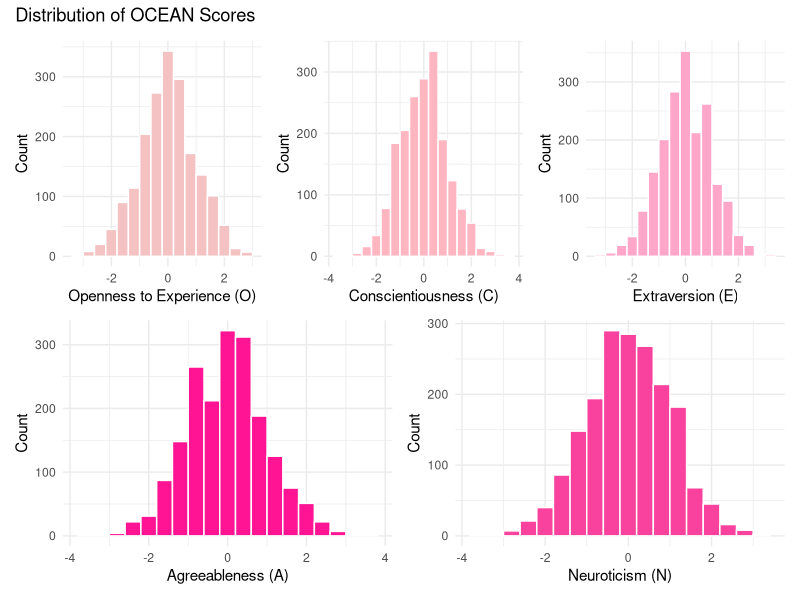
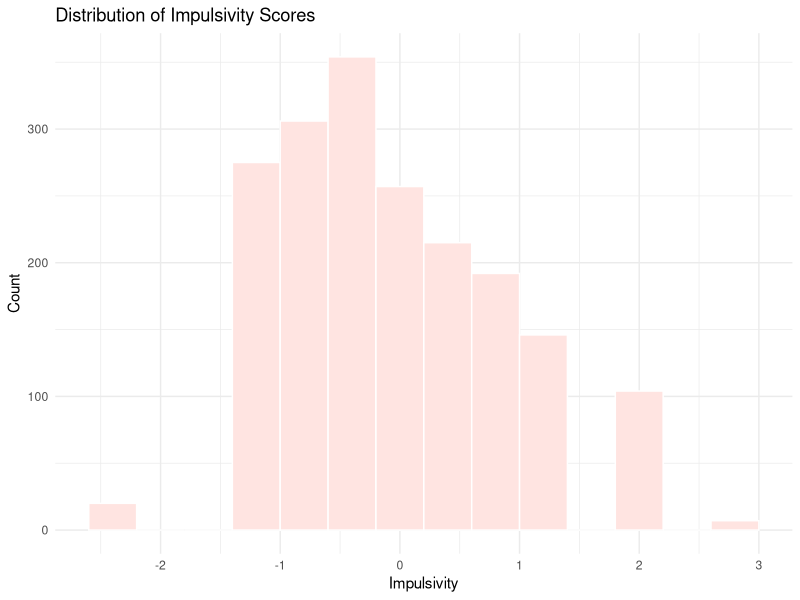
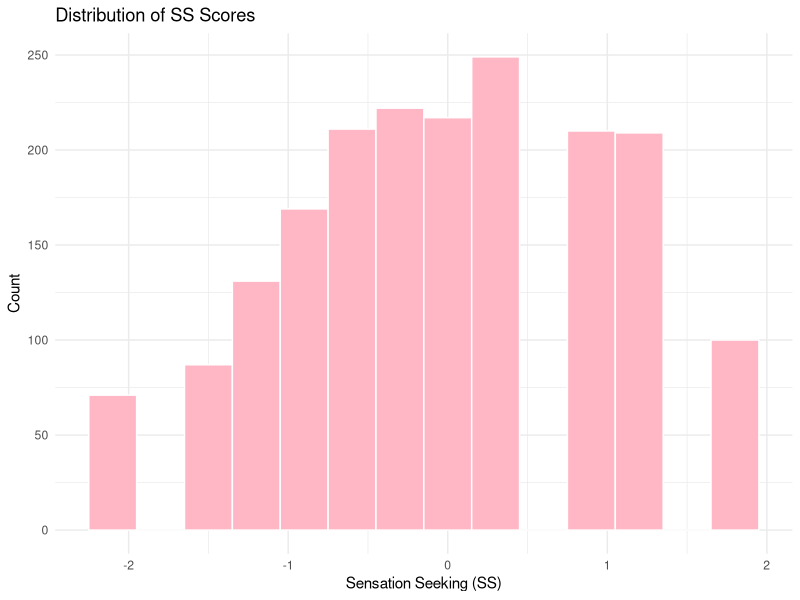
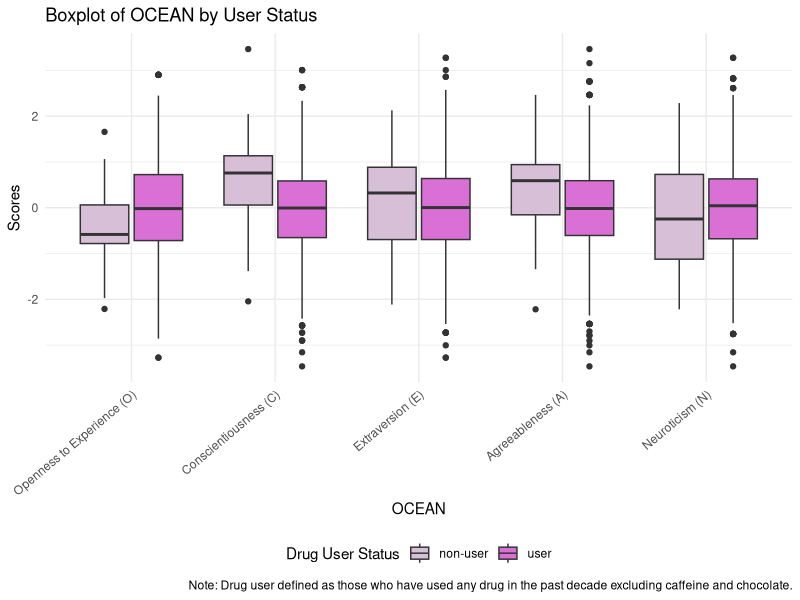
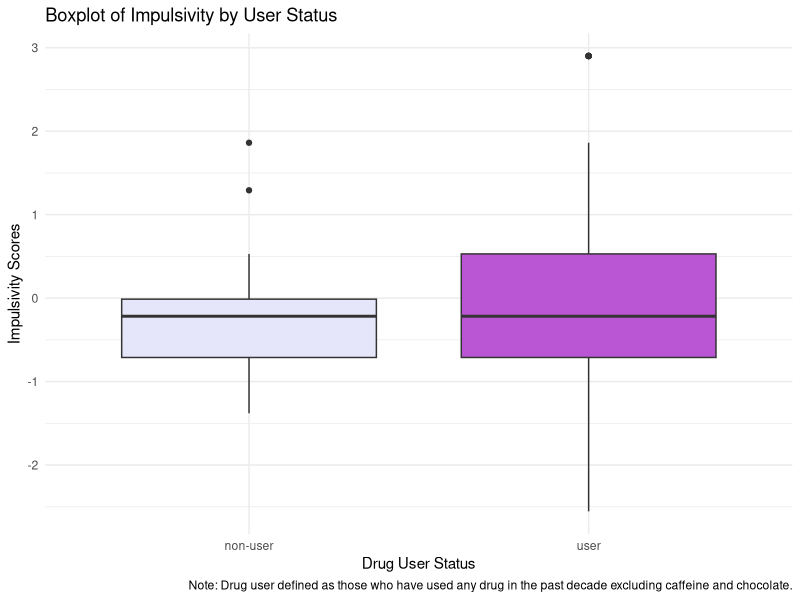
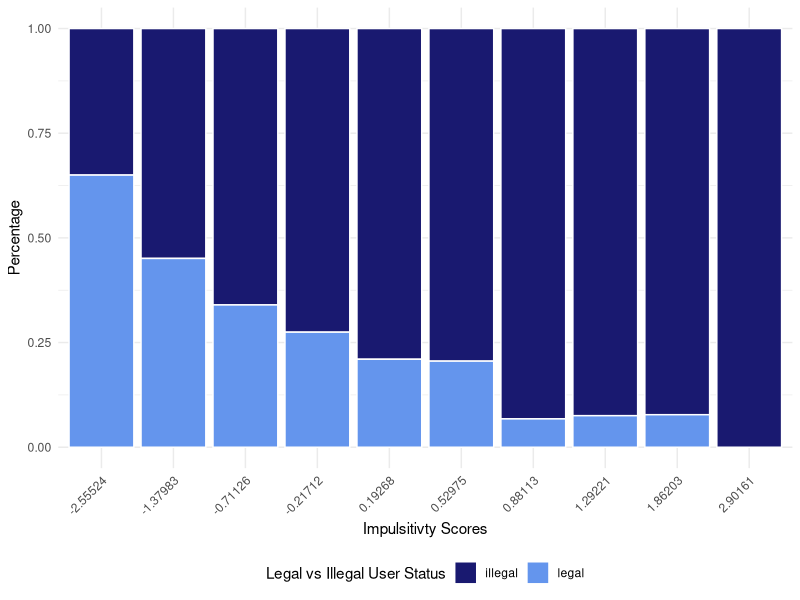
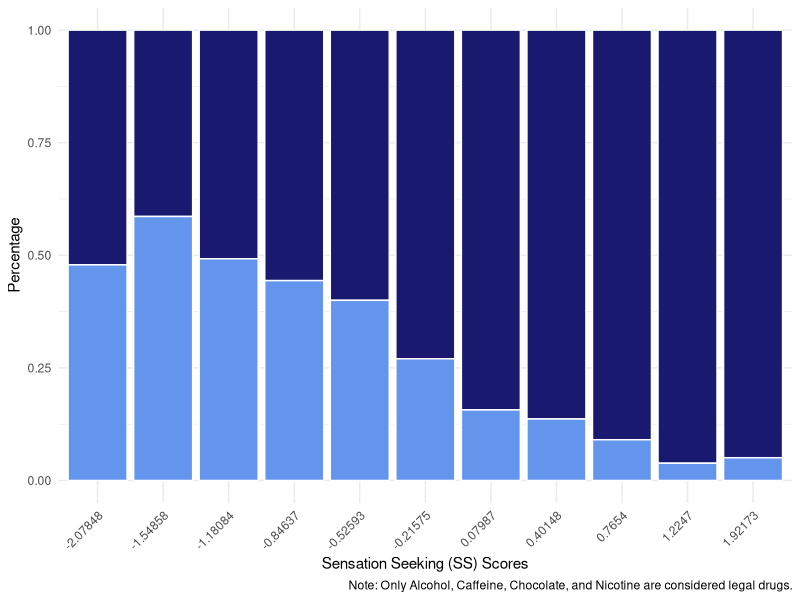
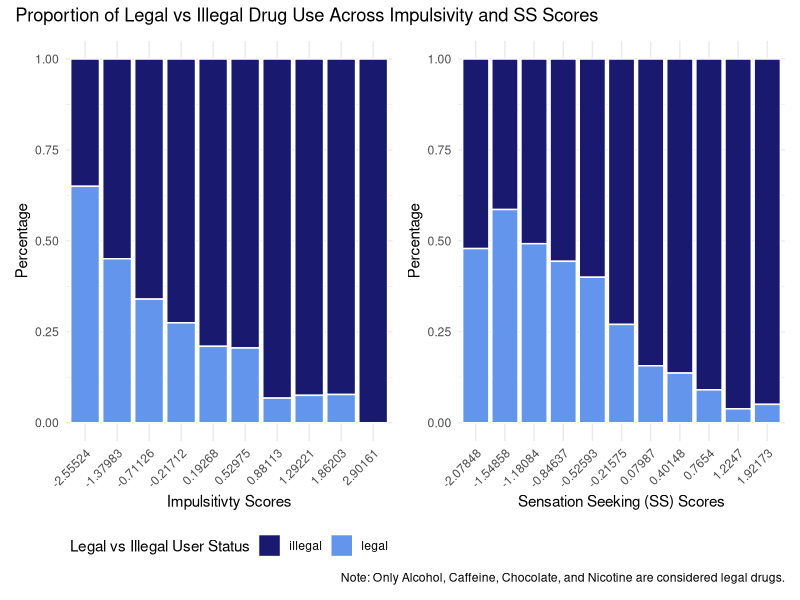

These figures' R source, in order: (Note: this script raises an error after producing the figures.)
## ---- chunk 1
# Load in relevant libraries
library(tidyverse)
library(patchwork)
library(ggplot2)
library(pheatmap)

# default options
knitr::opts_chunk$set(
  fig.width = 6,
  fig.asp = .6,
  out.width = "90%"
)

theme_set(theme_minimal() + theme(legend.position = "bottom"))

options(
  ggplot2.continuous.colour = "viridis",
  ggplot2.continuous.fill = "viridis"
)

scale_colour_discrete = scale_colour_viridis_d
scale_fill_discrete = scale_fill_viridis_d

## ---- chunk 2
# Read in cleaned dataset
drug_data = read_csv("data/cleaned_drug_data.csv") |>
  mutate(
    Gender = as.factor(Gender))

# Create version of the dataset where we collapse drug use levels into binary values (drug user or non-user)
# 0-1: non-user
# 2–6: user
usage_data = drug_data |>
  mutate(across(14:31, ~ factor(ifelse(.x %in% 0:1, "non-user",
                         ifelse(.x %in% 2:6, "user", NA)),
                         levels = c("non-user", "user"))),
         # define harmful user as those who have used any drug in the past decade excluding chocolate and caffeine
         harmfuluser_status = factor(if_else(rowSums(across(c(14:31, -Caff, -Choc)) == "user", 
                                                     na.rm = TRUE) > 0, "user", "non-user"),
                              levels = c("non-user", "user")),
         # define user as those who have used any drug in the past decade
         user_status = factor(if_else(rowSums(across(c(14:31)) == "user", 
                                                     na.rm = TRUE) > 0, "user", "non-user"),
                              levels = c("non-user", "user")))

# Create version of the dataset where I remove non-users and create a binary legal user vs. illegal user indicator "legaluser_status"
# Alcohol, Caff, Choc, Nicotine considered legal drugs, everything else illegal
legalusage_data = usage_data |>
  filter(user_status == "user") |>
  select(-harmfuluser_status, -user_status) |> 
  mutate(# define legal user as those who used any legal drug in the past decade, illegal otherwise
    legaluser_status = factor(if_else(rowSums(across(c(14:31, -Alcohol, -Caff, -Choc, -Nicotine)) == "user", 
                                              na.rm = TRUE) > 0, "illegal", "legal"),
                              levels = c("illegal", "legal")))

# Create version of the dataset where I remove non-users and create a binary legal user vs. illegal user indicator "legaluser_status" but keep all the drug levels as ordinal
legalusage_ordinal_data = drug_data |>
  mutate(
    user_status = usage_data$user_status
  ) |> 
  filter(user_status == "user") |>
  select(-user_status) |>
  mutate(
    legaluser_status = legalusage_data$legaluser_status
  )

# Gender
# 0: male
# 1: female

# Drug use
# 0: never used
# 1: used over a Decade Ago
# 2: used in Last Decade
# 3: used in Last Year
# 4: used in Last Month
# 5: used in Last Week
# 6: used in Last Day

# Age
# 1: 18-24
# 2: 25-34
# 3: 35-44
# 4: 45-54
# 5: 55-64
# 6: 65+

## ---- chunk 3
O_hist = drug_data |> 
  ggplot(aes(x = Oscore)) + 
  geom_histogram(fill = "#F4C2C2", color = "white", binwidth = 0.4) +
  labs(
    x = "Openness to Experience (O)",
    y = "Count"
  ) 
C_hist = drug_data |> 
  ggplot(aes(x = Cscore)) + 
  geom_histogram(fill = "#FFB6C1", color = "white", binwidth = 0.4) +
  labs(
    x = "Conscientiousness (C)",
    y = "Count"
  ) 

E_hist = drug_data |> 
  ggplot(aes(x = Escore)) + 
  geom_histogram(fill = "#FFA6C9", color = "white", binwidth = 0.4) +
  labs(
    x = "Extraversion (E)",
    y = "Count"
  ) 

A_hist = drug_data |> 
  ggplot(aes(x = Ascore)) + 
  geom_histogram(fill = "#FF1493", color = "white", binwidth = 0.4) +
  labs(
    x = "Agreeableness (A)",
    y = "Count"
  ) 

N_hist = drug_data |> 
  ggplot(aes(x = Nscore)) + 
  geom_histogram(fill = "#F9429E", color = "white", binwidth = 0.4) +
  labs(
    x = "Neuroticism (N)",
    y = "Count"
  ) 

OCEAN_hist = (O_hist + C_hist + E_hist) / (A_hist + N_hist) + 
  plot_annotation(
    title = "Distribution of OCEAN Scores"
  )

OCEAN_hist
ggsave("figs/hist_ocean.png", OCEAN_hist)

## ---- chunk 4
impulsivity_hist = drug_data |> 
  ggplot(aes(x = Impulsive)) + 
  geom_histogram(fill = "#FFE4E1", color = "white", binwidth = 0.4) +
  labs(
    x = "Impulsivity",
    y = "Count",
    title = "Distribution of Impulsivity Scores"
  ) 

impulsivity_hist
ggsave("figs/hist_impulsivity.png", impulsivity_hist)

## ---- chunk 5
SS_hist = drug_data |> 
  ggplot(aes(x = SS)) + 
  geom_histogram(fill = "#FFB7C5", color = "white", binwidth = 0.3) +
  labs(
    x = "Sensation Seeking (SS)",
    y = "Count",
    title = "Distribution of SS Scores"
  ) 

SS_hist
ggsave("figs/hist_impSS.png", SS_hist)

## ---- chunk 6
OCEAN_boxplot = usage_data |> 
  pivot_longer(
    Nscore:Cscore,
    names_to = "OCEAN", 
    values_to = "Score") |> 
  mutate(OCEAN = fct_relevel(OCEAN, c("Oscore", "Cscore", "Escore", "Ascore", "Nscore"))) |>
  ggplot(aes(x = OCEAN, y = Score, fill = harmfuluser_status)) + 
  geom_boxplot() +
  labs(
    x = "OCEAN",
    y = "Scores",
    fill = "Drug User Status",
    title = "Boxplot of OCEAN by User Status",
    caption = "Note: Drug user defined as those who have used any drug in the past decade excluding caffeine and chocolate."
  ) +
  scale_fill_manual(values = c("non-user" = "#D8BFD8", "user" = "#DA70D6")) +
  scale_x_discrete(labels = c("Openness to Experience (O)", "Conscientiousness (C)", "Extraversion (E)",
                              "Agreeableness (A)", "Neuroticism (N)")) +
  theme(axis.text.x = element_text(angle = 40, hjust = 1))

OCEAN_boxplot
ggsave("figs/box_ocean_user.png", OCEAN_boxplot)

## ---- chunk 7
impulsivity_boxplot = usage_data |> 
  ggplot(aes(x = harmfuluser_status, y = Impulsive, fill = harmfuluser_status)) + 
  geom_boxplot() +
  labs(
    x = "Drug User Status",
    y = "Impulsivity Scores",
    title = "Boxplot of Impulsivity by User Status",
    caption = "Note: Drug user defined as those who have used any drug in the past decade excluding caffeine and chocolate."
  ) +
  scale_fill_manual(values = c("non-user" = "#E6E6FA", "user" = "#BA55D3")) +
  theme(legend.position = "none")

impulsivity_boxplot
ggsave("figs/box_impulsivity_user.png", impulsivity_boxplot)

## ---- chunk 8
I_stacked = legalusage_data |> 
  ggplot(aes(x = factor(Impulsive), fill = legaluser_status)) +
  geom_bar(position = "fill", color = "white") +
  labs(
    x = "Impulsitivty Scores", 
    y = "Percentage", 
    fill = "Legal vs Illegal User Status"
    ) +
  scale_fill_manual(values = c("legal" = "#6495ED", "illegal" = "#191970")) +
  theme(axis.text.x = element_text(angle = 45, hjust = 1))
I_stacked

SS_stacked = legalusage_data |> 
  ggplot(aes(x = factor(SS), fill = legaluser_status)) +
  geom_bar(position = "fill", color = "white") +
  labs(
    x = "Sensation Seeking (SS) Scores", 
    y = "Percentage",
    caption = "Note: Only Alcohol, Caffeine, Chocolate, and Nicotine are considered legal drugs."
    ) +
  scale_fill_manual(values = c("legal" = "#6495ED", "illegal" = "#191970")) +
  theme(legend.position = "none") +
  theme(axis.text.x = element_text(angle = 45, hjust = 1))
SS_stacked

Imp_SS_stacked = (I_stacked + SS_stacked) +
  plot_annotation(
    title = "Proportion of Legal vs Illegal Drug Use Across Impulsivity and SS Scores"
  )

Imp_SS_stacked
ggsave("figs/stacked_legal_illegal.png", Imp_SS_stacked)

## ---- chunk 9
correlation_matrix = cor(legalusage_ordinal_data[7:13], legalusage_ordinal_data[14:31])

corr_heatmap = pheatmap(correlation_matrix,
                        color = colorRampPalette(c("pink", "purple"))(50),
                        number_color = "black",
                        display_numbers = TRUE,
                        cluster_rows = TRUE,
                        cluster_cols = TRUE,
                        main = "Heatmap of Personality Trait x Drug Usage Correlations")

corr_heatmap
ggsave("figs/heatmap_traits_usage.png", corr_heatmap)
